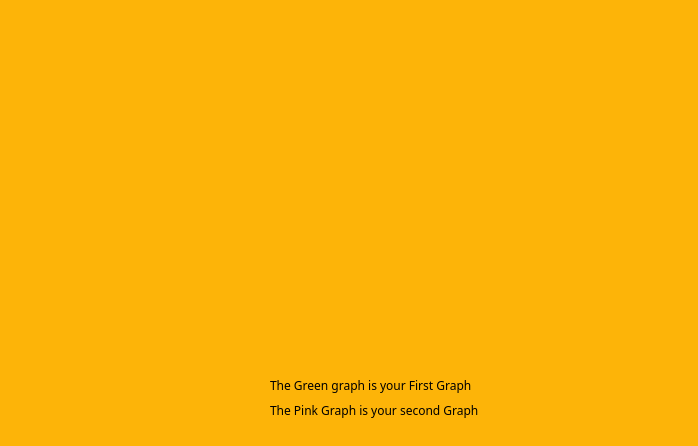
<?xml version="1.0" encoding="UTF-8"?>
<ui version="4.0">
 <class>GraphsMulti</class>
 <widget class="QDialog" name="GraphsMulti">
  <property name="geometry">
   <rect>
    <x>0</x>
    <y>0</y>
    <width>698</width>
    <height>446</height>
   </rect>
  </property>
  <property name="windowTitle">
   <string>Dialog</string>
  </property>
  <property name="styleSheet">
   <string notr="true">background-color: rgb(253, 180, 8);</string>
  </property>
  <widget class="QCustomPlot" name="customPlot" native="true">
   <property name="geometry">
    <rect>
     <x>30</x>
     <y>20</y>
     <width>641</width>
     <height>341</height>
    </rect>
   </property>
  </widget>
  <widget class="QLabel" name="label">
   <property name="geometry">
    <rect>
     <x>270</x>
     <y>370</y>
     <width>231</width>
     <height>31</height>
    </rect>
   </property>
   <property name="font">
    <font>
     <family>Didot</family>
    </font>
   </property>
   <property name="text">
    <string>The Green graph is your First Graph</string>
   </property>
  </widget>
  <widget class="QLabel" name="label_2">
   <property name="geometry">
    <rect>
     <x>270</x>
     <y>400</y>
     <width>231</width>
     <height>21</height>
    </rect>
   </property>
   <property name="font">
    <font>
     <family>Didot</family>
    </font>
   </property>
   <property name="text">
    <string>The Pink Graph is your second Graph</string>
   </property>
  </widget>
 </widget>
 <customwidgets>
  <customwidget>
   <class>QCustomPlot</class>
   <extends>QWidget</extends>
   <header location="global">qcustomplot.h</header>
   <container>1</container>
  </customwidget>
 </customwidgets>
 <resources/>
 <connections/>
</ui>
